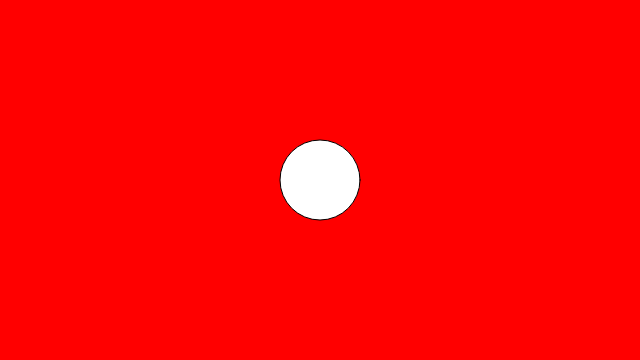
Frame 1 (no input)
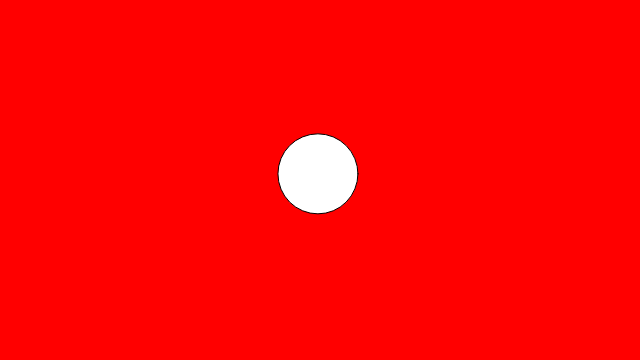
Frame 60 (no input)
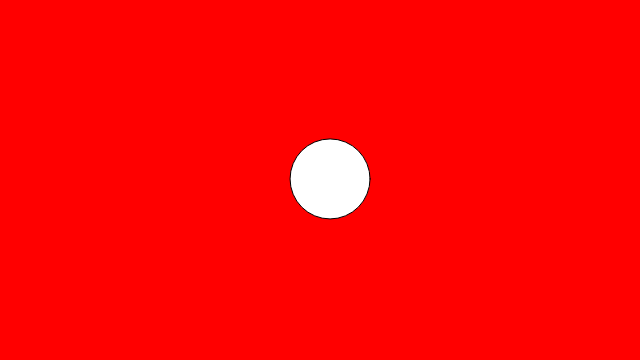
Frame 120 (the mouse pressed at the canvas centre since frame 60)

The p5.js sketch that drew these frames (run headless with seeded random() and noise() and a simulated clock; from frame 60 on, the mouse is pressed at the canvas centre):

// p5.js sketch
// ── sketch.js
var x;
var y;
var circleSize = 80;

function setup() {
  createCanvas(640, 360);
  x = width / 2;
  y = height / 2;
}

function draw() {
  
  background(255, 0, 0);
  ellipse(x, y, circleSize);
  
  x = x + random(-3, 3);
  y = y + random(-3, 3);

}
